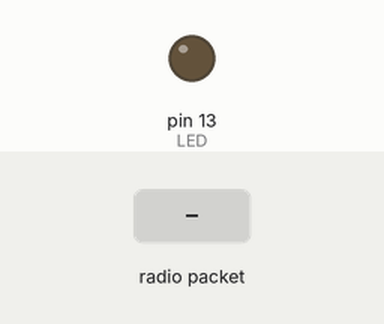
Recording of a sketch running on a simulated Teensy 4. On the bench: output pins drawn as LEDs (lit = HIGH). Dashed ring = blinking. The test bench sets the inputs (shaded band). No radio packets arrive unless stated; pins used as bus, display or sensor lines are not drawn; what the sketch prints to the serial monitor is not drawn.

Above: at 1.9 s.
2.0 s: radio packet "1" arrives
At 2.72 s:
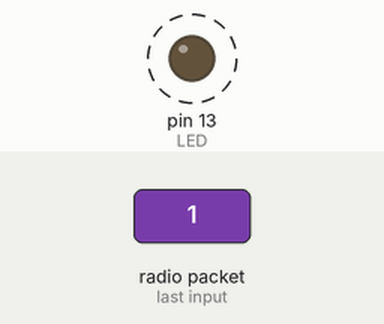
4.2 s: radio packet "0" arrives
At 5.5 s:
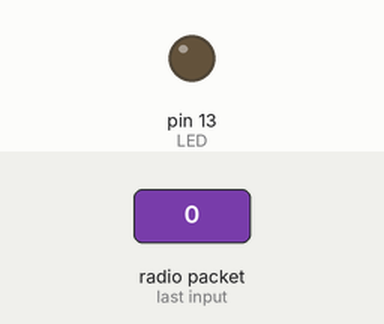
Timing chart, 0 to 7.2 s (numbered marks = the images above; inputs shaded):
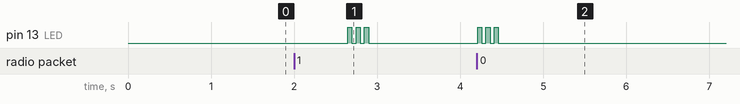

Measured:
- after the input at 2.0 s, pin 13 (LED): alternates HIGH for 0.05 s and LOW for 0.05 s, 6 changes in all, then stays LOW, starting after 0.65 s
- after the input at 4.2 s, pin 13 (LED): alternates HIGH for 0.05 s and LOW for 0.05 s, 6 changes in all, then stays LOW, starting at once

The sketch:

RadioHead69_RawDemo_TX.ino
```cpp
// rf69 demo tx rx.pde
// -*- mode: C++ -*-
// Example sketch showing how to create a simple messageing client
// with the RH_RF69 class. RH_RF69 class does not provide for addressing or
// reliability, so you should only use RH_RF69  if you do not need the higher
// level messaging abilities.
// It is designed to work with the other example rf69_server.
// Demonstrates the use of AES encryption, setting the frequency and modem
// configuration

#include <SPI.h>
#include <RH_RF69.h>

/************ Radio Setup ***************/

// Change to 434.0 or other frequency, must match RX's freq!
#define RF69_FREQ 434.0
#define RFM69_CS 4
#define RFM69_INT 3
#define RFM69_RST 2
#define LED 13
#if defined (__AVR_ATmega32U4__) // Feather 32u4 w/Radio
  #define RFM69_CS      8
  #define RFM69_INT     7
  #define RFM69_RST     4
  #define LED           13
#endif

#if defined(ADAFRUIT_FEATHER_M0) // Feather M0 w/Radio
  #define RFM69_CS      8
  #define RFM69_INT     3
  #define RFM69_RST     4
  #define LED           13
#endif

#if defined (__AVR_ATmega328P__)  // Feather 328P w/wing
  #define RFM69_INT     3  //
  #define RFM69_CS      4  //
  #define RFM69_RST     2  // "A"
  #define LED           13
#endif

#if defined(ESP8266)    // ESP8266 feather w/wing
  #define RFM69_CS      2    // "E"
  #define RFM69_IRQ     15   // "B"
  #define RFM69_RST     16   // "D"
  #define LED           0
#endif

#if defined(ESP32)    // ESP32 feather w/wing
  #define RFM69_RST     13   // same as LED
  #define RFM69_CS      33   // "B"
  #define RFM69_INT     27   // "A"
  #define LED           13
#endif

/* Teensy 3.x w/wing
#define RFM69_RST     9   // "A"
#define RFM69_CS      10   // "B"
#define RFM69_IRQ     4    // "C"
#define RFM69_IRQN    digitalPinToInterrupt(RFM69_IRQ )
*/

/* WICED Feather w/wing
#define RFM69_RST     PA4     // "A"
#define RFM69_CS      PB4     // "B"
#define RFM69_IRQ     PA15    // "C"
#define RFM69_IRQN    RFM69_IRQ
*/

// Singleton instance of the radio driver
RH_RF69 rf69(RFM69_CS, RFM69_INT);

int16_t packetnum = 0;  // packet counter, we increment per xmission

void setup()
{
  Serial.begin(115200);
  //while (!Serial) { delay(1); } // wait until serial console is open, remove if not tethered to computer

  pinMode(LED, OUTPUT);
  pinMode(RFM69_RST, OUTPUT);
  digitalWrite(RFM69_RST, LOW);

  Serial.println("Feather RFM69 TX Test!");
  Serial.println();

  // manual reset
  digitalWrite(RFM69_RST, HIGH);
  delay(10);
  digitalWrite(RFM69_RST, LOW);
  delay(10);

  if (!rf69.init()) {
    Serial.println("RFM69 radio init failed");
    while (1);
  }
  Serial.println("RFM69 radio init OK!");
  // Defaults after init are 434.0MHz, modulation GFSK_Rb250Fd250, +13dbM (for low power module)
  // No encryption
  if (!rf69.setFrequency(RF69_FREQ)) {
    Serial.println("setFrequency failed");
  }

  // If you are using a high power RF69 eg RFM69HW, you *must* set a Tx power with the
  // ishighpowermodule flag set like this:
  rf69.setTxPower(20, true);  // range from 14-20 for power, 2nd arg must be true for 69HCW

  // The encryption key has to be the same as the one in the server
  uint8_t key[] = { 0x01, 0x02, 0x03, 0x04, 0x05, 0x06, 0x07, 0x08,
                    0x01, 0x02, 0x03, 0x04, 0x05, 0x06, 0x07, 0x08};
  rf69.setEncryptionKey(key);

  pinMode(LED, OUTPUT);

  Serial.print("RFM69 radio @");  Serial.print((int)RF69_FREQ);  Serial.println(" MHz");
}


void loop() {
  delay(1000);  // Wait 1 second between transmits, could also 'sleep' here!

  char radiopacket[20] = "Hello World #";
  itoa(packetnum++, radiopacket+13, 10);
  Serial.print("Sending "); Serial.println(radiopacket);

  // Send a message!
  rf69.send((uint8_t *)radiopacket, strlen(radiopacket));
  rf69.waitPacketSent();

  // Now wait for a reply
  uint8_t buf[RH_RF69_MAX_MESSAGE_LEN];
  uint8_t len = sizeof(buf);

  if (rf69.waitAvailableTimeout(500))  {
    // Should be a reply message for us now
    if (rf69.recv(buf, &len)) {
      Serial.print("Got a reply: ");
      Serial.println((char*)buf);
      Blink(LED, 50, 3); //blink LED 3 times, 50ms between blinks
    } else {
      Serial.println("Receive failed");
    }
  } else {
    Serial.println("No reply, is another RFM69 listening?");
  }
}

void Blink(byte PIN, byte DELAY_MS, byte loops) {
  for (byte i=0; i<loops; i++)  {
    digitalWrite(PIN,HIGH);
    delay(DELAY_MS);
    digitalWrite(PIN,LOW);
    delay(DELAY_MS);
  }
}
```
